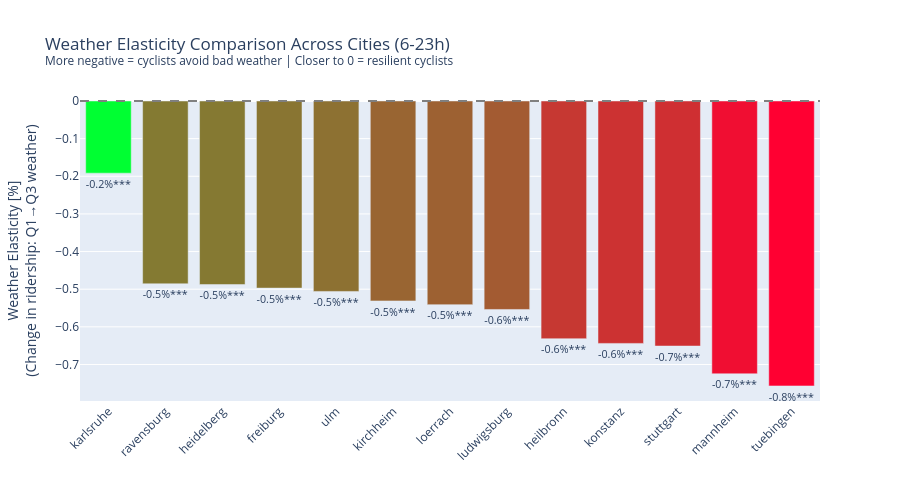

The notebook cell saved with this chart:
### Code cell
# Bar chart comparing weather elasticity across cities
fig = plot_city_elasticity_comparison(
    data_dict,
    title="Weather Elasticity Comparison Across Cities",
    hour_range=(6, 23),
    weekend_only=True,
    quantile_a=0.25,
    quantile_b=0.75,
)
fig.show()

### Figure 1 — Plotly figure (JSON) as saved in the notebook; plotly's stock layout.template omitted (floating-point values rounded to 4 significant figures)
{"data": [{"customdata": [[0.009568, 1747.0, 4.216e-05], [0.08779, 1835.0, 1.669e-38], [0.04322, 2183.0, 9.732e-23], [0.06737, 1932.0, 4.069e-31], [0.1532, 1949.0, 2.38e-72], [0.04917, 2151.0, 2.272e-25], [0.05701, 2013.0, 1.716e-27], [0.09603, 1995.0, 1.169e-45], [0.1178, 2172.0, 4.581e-61], [0.1616, 2008.0, 7.527e-79], [0.1465, 2110.0, 1.392e-74], [0.1267, 1878.0, 3.436e-57], [0.1003, 2305.0, 7.235e-55]], "hovertemplate": "<b>%{x}</b><br>Elasticity: %{y:.2f}%<br>R²: %{customdata[0]:.3f}<br>Observations: %{customdata[1]:,}<br>P-value: %{customdata[2]:.2e}<extra></extra>", "marker": {"color": ["rgb(0, 255, 50)", "rgb(132, 122, 50)", "rgb(133, 121, 50)", "rgb(137, 117, 50)", "rgb(141, 113, 50)", "rgb(153, 101, 50)", "rgb(157, 97, 50)", "rgb(163, 91, 50)", "rgb(198, 56, 50)", "rgb(204, 50, 50)", "rgb(207, 47, 50)", "rgb(240, 14, 50)", "rgb(255, 0, 50)"]}, "text": ["-0.2%***", "-0.5%***", "-0.5%***", "-0.5%***", "-0.5%***", "-0.5%***", "-0.5%***", "-0.6%***", "-0.6%***", "-0.6%***", "-0.7%***", "-0.7%***", "-0.8%***"], "textposition": "outside", "type": "bar", "x": ["karlsruhe", "ravensburg", "heidelberg", "freiburg", "ulm", "kirchheim", "loerrach", "ludwigsburg", "heilbronn", "konstanz", "stuttgart", "mannheim", "tuebingen"], "y": [-0.1917, -0.4857, -0.4876, -0.4971, -0.506, -0.5311, -0.541, -0.5538, -0.6315, -0.644, -0.651, -0.7247, -0.757]}], "layout": {"height": 500, "shapes": [{"line": {"color": "gray", "dash": "dash"}, "type": "line", "x0": 0, "x1": 1, "xref": "x domain", "y0": 0, "y1": 0, "yref": "y"}], "showlegend": false, "title": {"text": "Weather Elasticity Comparison Across Cities (6-23h)<br><sup>More negative = cyclists avoid bad weather | Closer to 0 = resilient cyclists</sup>"}, "xaxis": {"tickangle": -45, "title": {"text": ""}}, "yaxis": {"title": {"text": "Weather Elasticity [%]<br>(Change in ridership: Q1→Q3 weather)"}}}}
